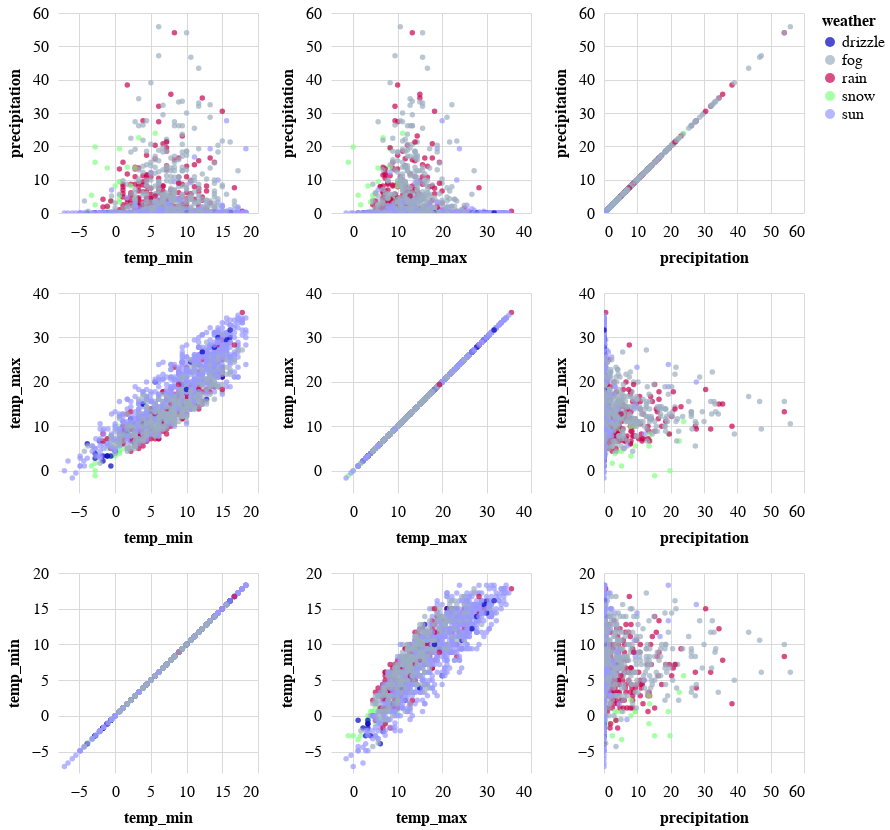

The notebook cell this image was saved under:
### Code cell
dataset = data.seattle_weather()

alt.Chart(dataset[1:]).mark_circle().encode(
    alt.X(alt.repeat("column"), type="quantitative"),
    alt.Y(alt.repeat("row"), type="quantitative"),
    color="weather:N",
).properties(width=200, height=200).repeat(
    row=["precipitation", "temp_max", "temp_min"],
    column=["temp_min", "temp_max", "precipitation"],
).interactive()

### Figure 1 — Vega-Lite specification as saved in the notebook (floating-point values rounded to 4 significant figures; data arrays with more than 128 entries replaced by an {"elided": "..."} marker saying what was removed)
{"config": {"view": {"stroke": false}, "background": "white", "arc": {"fill": "#0000bf"}, "area": {"fill": "#0000bf"}, "bar": {"fill": "#0000bf"}, "boxplot": {"fill": "#0000bf"}, "circle": {"fill": "#0000bf"}, "line": {"stroke": "#0000bf"}, "mark": {"tooltip": true}, "path": {"stroke": "#0000bf"}, "point": {"stroke": "#0000bf"}, "rect": {"fill": "#0000bf"}, "rule": {"fill": "#0000bf"}, "shape": {"stroke": "#0000bf"}, "square": {"stroke": "#0000bf"}, "symbol": {"fill": "#0000bf"}, "title": {"font": "Arial", "color": "#000000", "fontSize": 25.0, "anchor": "start", "offset": 10}, "axis": {"titleFont": "Arial", "titleColor": "#000000", "titleFontSize": 16.0, "labelFont": "Arial", "labelColor": "#000000", "labelFontSize": 16.0, "gridColor": "#d9d9d9", "domainColor": "#000000", "tickColor": "#fff", "labelPadding": 10, "titlePadding": 10, "ticks": false, "domain": false}, "header": {"labelFont": "Arial", "titleFont": "Arial", "labelFontSize": 20, "titleFontSize": 20}, "legend": {"titleFont": "Arial", "titleColor": "#000000", "titleFontSize": 16.0, "labelFont": "Arial", "labelColor": "#000000", "labelFontSize": 16.0}, "range": {"category": ["#0000bf", "#9baec1", "#c7014f", "#83ff83", "#9999ff", "#6c7d8c", "#ff9ec4", "#009600"], "diverging": {"elided": "256 str values"}, "heatmap": {"elided": "256 str values"}, "ramp": {"elided": "256 str values"}, "ordinal": ["#c7014f", "#d23340", "#dd6530", "#e89621", "#f3c811", "#fefa02", "#d2ec00", "#a0d800", "#6ec300", "#3caf00", "#0a9a00"]}}, "repeat": {"column": ["temp_min", "temp_max", "precipitation"], "row": ["precipitation", "temp_max", "temp_min"]}, "spec": {"data": {"name": "data-b1a1dd2c6b44e72c29cb8bd39629a492"}, "mark": {"type": "circle"}, "encoding": {"color": {"field": "weather", "type": "nominal"}, "x": {"field": {"repeat": "column"}, "type": "quantitative"}, "y": {"field": {"repeat": "row"}, "type": "quantitative"}}, "height": 200, "name": "view_1", "width": 200}, "params": [{"name": "param_2", "select": {"type": "interval", "encodings": ["x", "y"]}, "bind": "scales", "views": ["view_1_child__row_precipitationcolumn_temp_min", "view_1_child__row_precipitationcolumn_temp_max", "view_1_child__row_precipitationcolumn_precipitation", "view_1_child__row_temp_maxcolumn_temp_min", "view_1_child__row_temp_maxcolumn_temp_max", "view_1_child__row_temp_maxcolumn_precipitation", "view_1_child__row_temp_mincolumn_temp_min", "view_1_child__row_temp_mincolumn_temp_max", "view_1_child__row_temp_mincolumn_precipitation"]}], "$schema": "https://vega.github.io/schema/vega-lite/v5.16.3.json", "datasets": {"data-b1a1dd2c6b44e72c29cb8bd39629a492": {"elided": "1460 records"}}}
